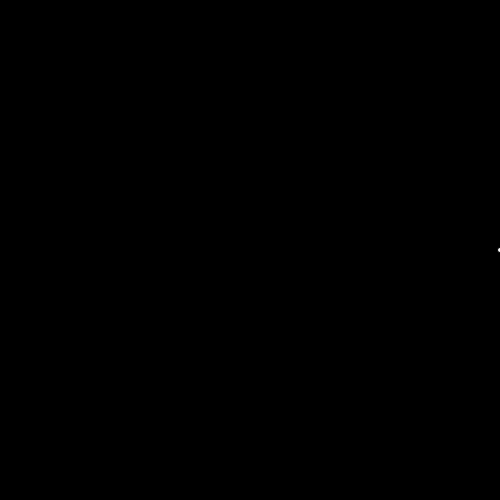
Frame 1 (no input)
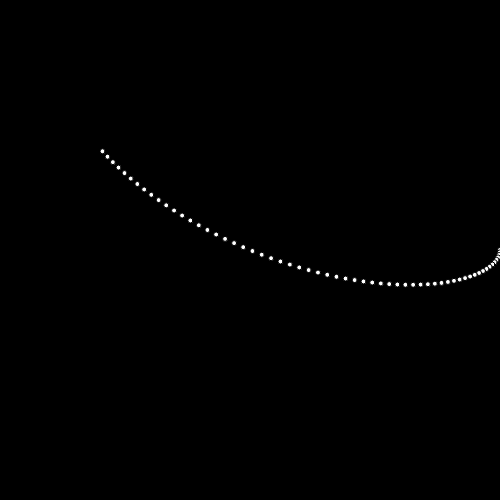
Frame 60 (no input)
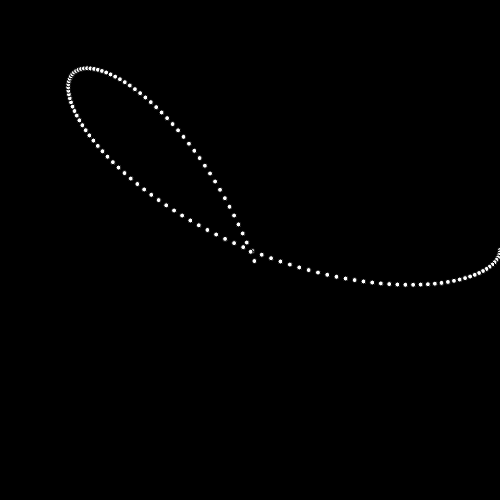
Frame 120 (the mouse pressed at the canvas centre since frame 60)

The p5.js sketch that drew these frames (run headless with seeded random() and noise() and a simulated clock; from frame 60 on, the mouse is pressed at the canvas centre):

// p5.js sketch
// ── sketch.js
var t = 0;
var k = 4;
function setup() {
  createCanvas(500,500);
  background(0);
}

function draw() {
  translate(width/2,height/2);
  var x = cos(k * t) * cos(t)* width/2;
  var y = cos(k * t) * sin(t)* width/2;
  ellipse(x,y,5,5);
  t += 0.01;
}
